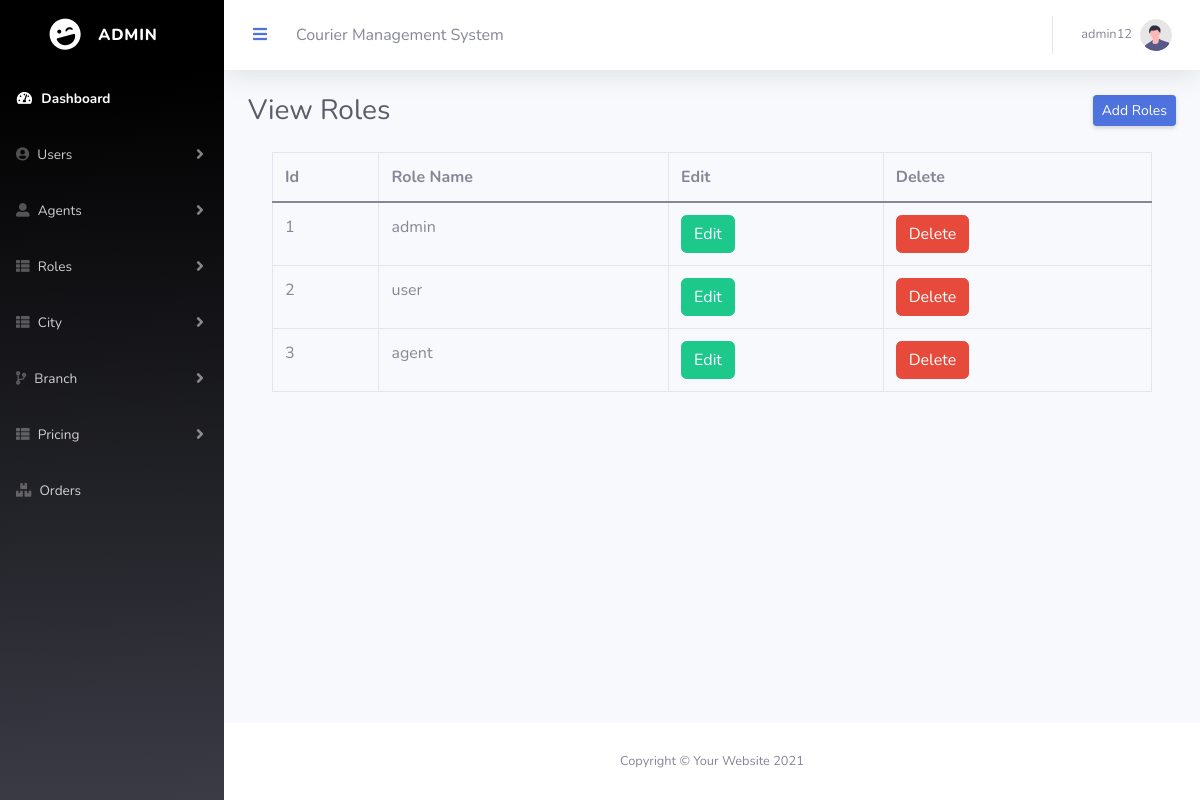
The page /Eproject/admin/rolelist.php (signed in) on the database its author committed.
### tables this page shows
CREATE TABLE `tbl_role` (
  `r_id` int(11) NOT NULL,
  `r_name` varchar(50) NOT NULL,
  `status` int(11) NOT NULL
);

### Eproject/admin/rolelist.php (the view, shortened to what this page needs)
<?php
include('connection.php');
$select_q ='SELECT * FROM `tbl_role` WHERE status=0';
$run_q = mysqli_query($conn, $select_q);
?>
                <?php include('topbar.php')?>
                <div class="container-fluid">
                    <div class="d-sm-flex align-items-center justify-content-between mb-4">
                        <h1 class="h3 mb-0 text-gray-800">View Roles</h1>
                        <a href="roleadd.php" class="d-none d-sm-inline-block btn btn-sm btn-primary shadow-sm"> Add Roles</a>
                    </div>
<div class="container">
<table class="table table-bordered">
  <thead>
    <tr>
      <th>Id</th>
      <th>Role Name</th>
      <th>Edit</th>
      <th>Delete</th>
    </tr>
  </thead>
  <tbody>
    <?php while($row = mysqli_fetch_array($run_q)){?>
    <tr>
    <td><?php echo $row['r_id'];?></td>
      <td><?php echo $row['r_name'];?></td>
      <td><a href="editrole.php?id=<?php echo $row['r_id'];?>" class="btn btn-success">Edit</a></td>
      <td><a href="deleterole.php?id=<?php echo $row['r_id'];?>" class="btn btn-danger">Delete</a></td>
    </tr>
  <?php } ?>
  </tbody>
</table>
</div>
                </div>
            </div>
       <?php include('footer.php')?>

### rows shown on the page
tbl_role: r_id "1", r_name "admin"
tbl_role: r_id "2", r_name "user"
tbl_role: r_id "3", r_name "agent"

### other values the page prints
$_SESSION['user_name'] "admin12"
